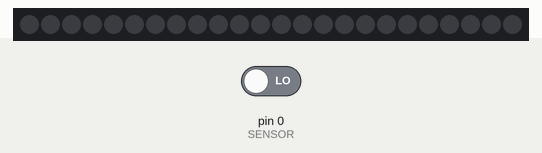
The sketch below on a simulated Arduino Uno, built with avr-gcc and run on an emulated ATmega328P. Parts: 24 RGB LEDs in strip order, left to right. The inputs (shaded band) are chosen by the test bench; at power-on: pin 0 (SENSOR) LOW. The strip is taken to match the declared colour order.

Above: at 1.8 s.
1.9 s: pin 0 (SENSOR) driven HIGH
At 2.3 s:
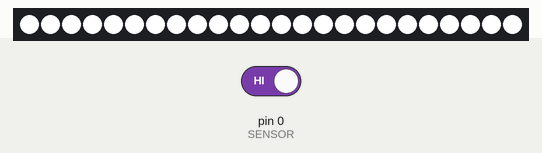
3.4 s: pin 0 (SENSOR) driven LOW
At 4.3 s:
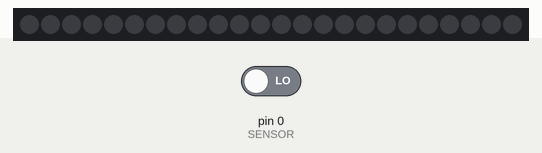
Timing chart, 0 to 6.4 s (numbered marks = the images above; inputs shaded):
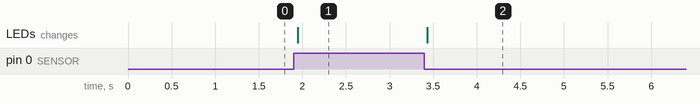

The sketch:

firmware.ino
```cpp
// The library "Adafruit NeoPixel by Adafruit" needs to be installed.
#include <Adafruit_NeoPixel.h>

// The LED strip is wired to PIN 1.
#define LED 1

// The sensor is wired to the 0 digital pin.
#define SENSOR 0

// Initialising the the NeoPixel strip library with the model we have
// installed.
Adafruit_NeoPixel  strip = Adafruit_NeoPixel(24, LED, NEO_RGBW + NEO_KHZ800);

// The parameter holds the time of the last sensor reading.
// We use this and the sensorReadingThreshold to define how often take readings
// of the sensor.
uint32_t lastSensorReading = millis();

// The minimum time to pass in milliseconds before taking another reading
// on the proximty sensor.
uint32_t sensorReadingThreshold = 1000;

void setup() {
  // Init Touch Sensor PIN
  pinMode(SENSOR, INPUT);

  // Init Strip
  strip.begin();

  // Setting the brightness of the LED strip to the highest level.
  strip.setBrightness(255);
}

void loop() {

  uint32_t currentTime = millis();
  uint32_t delta = currentTime - lastSensorReading;

  // Dismiss the reading if last reading was within the treshold.
  if (delta < sensorReadingThreshold) {
    return;
  }

  // The digital sensor reading
  int reading = digitalRead(SENSOR);

  if (reading == 1) {
    lightUp();
  } else {
    turnOff();
  }

  delay(50);

}


// Called to turn on the strip.
// We only address the WHITE pixel.
void lightUp() {
  for (uint16_t i = 0; i < strip.numPixels(); i++) {
    strip.setPixelColor(i, strip.Color(0, 0, 0, 255));
    strip.show();
  }
}

// Called to turn off the strip.
void turnOff() {
  for (uint16_t i = 0; i < strip.numPixels(); i++) {
    strip.setPixelColor(i, strip.Color(0, 0, 0, 0));
    strip.show();
  }
}
```

Measured:
- after the input at 1.9 s, the LEDs: change at once (image 1)
- after the input at 3.4 s, the LEDs: change at once (image 2)
